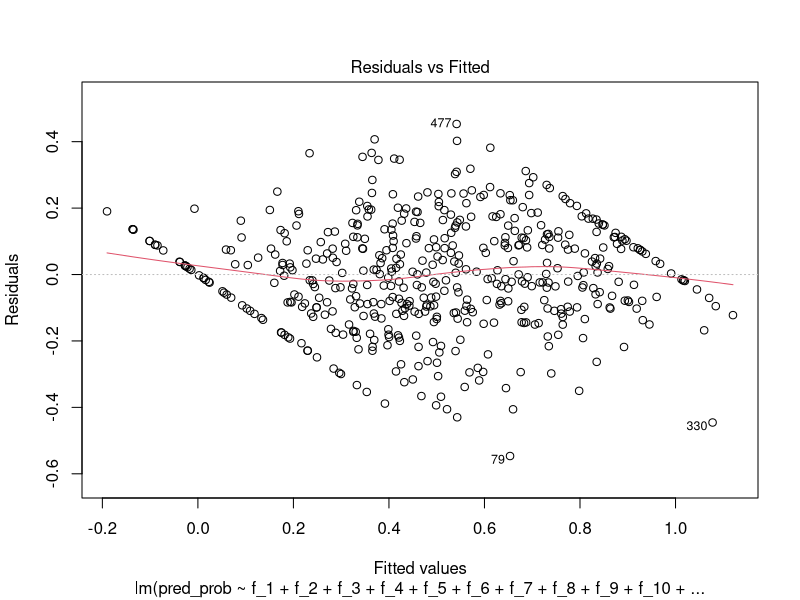
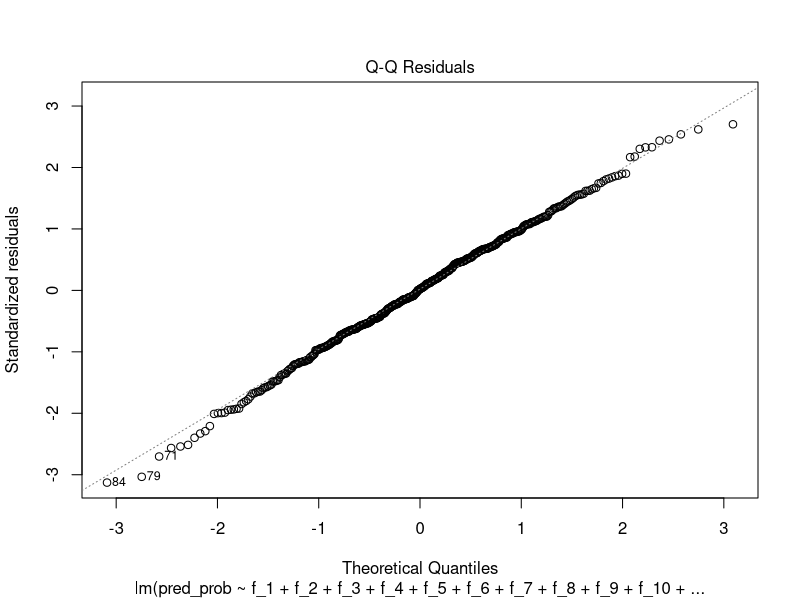
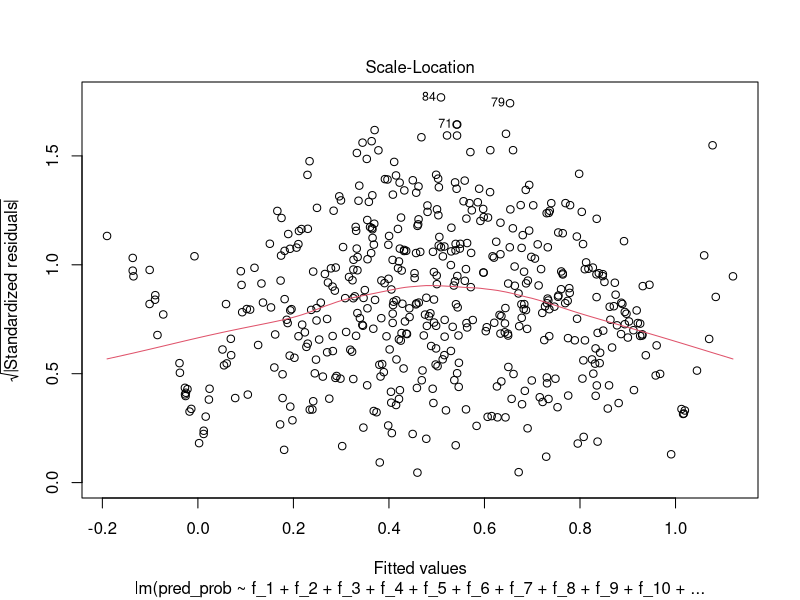
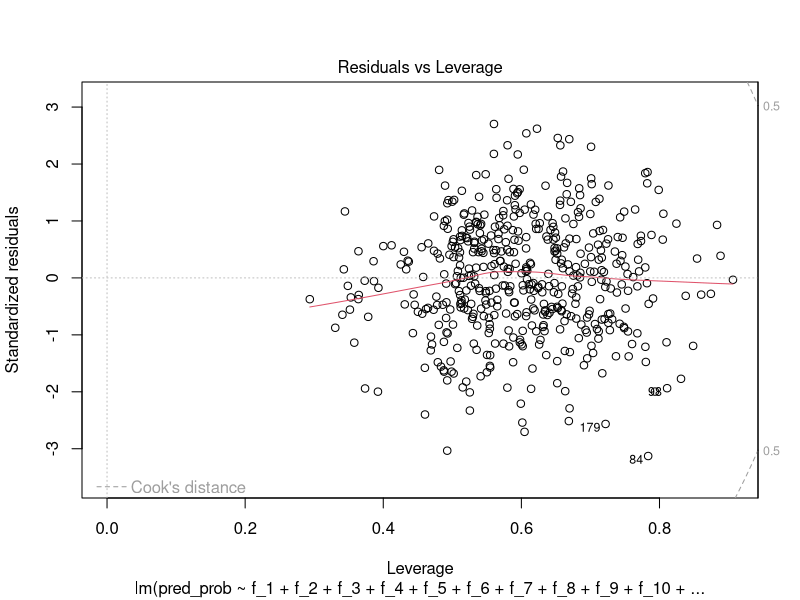
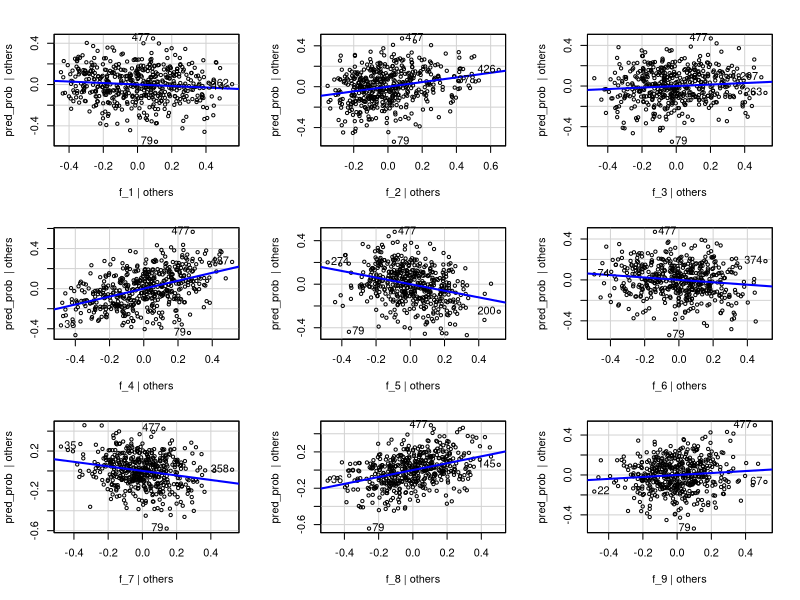
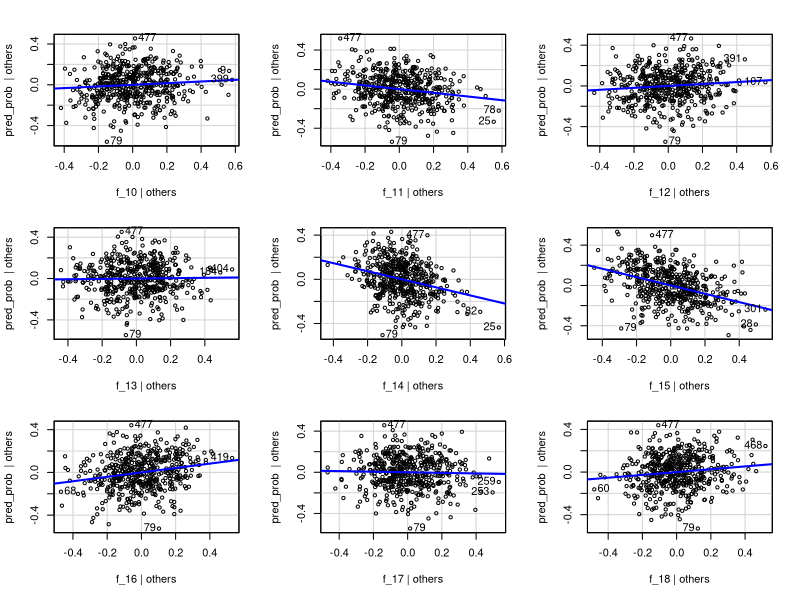
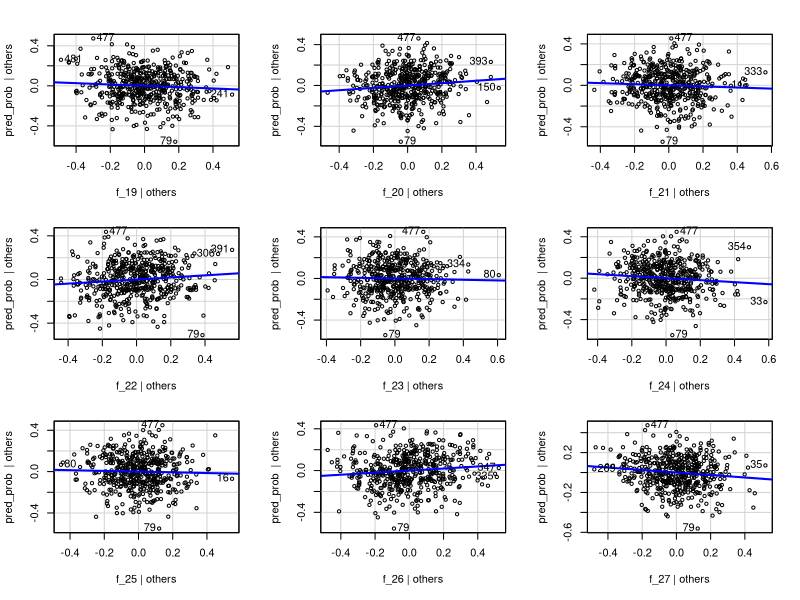
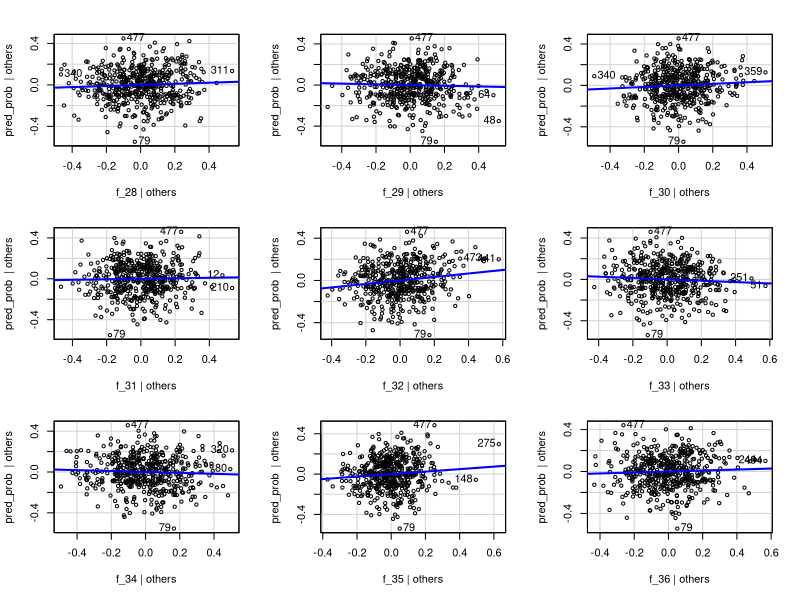

Write R code to recreate these figures, in order. (Note: this script raises an error after producing the figures.)
## ---- chunk 1
knitr::opts_chunk$set(echo = TRUE)
## ---- chunk 2
# Load the required libraries
library(tidyverse)
library(caret)
library(MASS)
library(car)


## ---- chunk 3
# Load the dataset
data <- read.csv("pca_data_300_d8.csv")  # Update with the actual CSV file name

# Display the structure of the loaded data
str(data)

## ---- chunk 4
# Load the dplyr package for data manipulation
library(dplyr)

# Normalize each feature to the range [0, 1]
normalized_data <- data %>%
  mutate(across(starts_with("f"), ~ (.-min(.)) / (max(.) - min(.))))

# Display the first few rows of the normalized data
head(normalized_data)


## ---- chunk 5
col_name <- NULL;
for (i in 1:400) {
  
  col_name <-  paste0(col_name,"f_", i,"+")
  #data[, col_name] <- boxcox(data[, paste0("Feature_", i)], lambda = NULL)$x
}
cat(col_name)
## ---- chunk 6
model_2  = lm(pred_prob ~ f_1+f_2+f_3+f_4+f_5+f_6+f_7+f_8+f_9+f_10+f_11+f_12+f_13+f_14+f_15+f_16+f_17+f_18+f_19+f_20+f_21+f_22+f_23+f_24+f_25+f_26+f_27+f_28+f_29+f_30+f_31+f_32+f_33+f_34+f_35+f_36+f_37+f_38+f_39+f_40+f_41+f_42+f_43+f_44+f_45+f_46+f_47+f_48+f_49+f_50+f_51+f_52+f_53+f_54+f_55+f_56+f_57+f_58+f_59+f_60+f_61+f_62+f_63+f_64+f_65+f_66+f_67+f_68+f_69+f_70+f_71+f_72+f_73+f_74+f_75+f_76+f_77+f_78+f_79+f_80+f_81+f_82+f_83+f_84+f_85+f_86+f_87+f_88+f_89+f_90+f_91+f_92+f_93+f_94+f_95+f_96+f_97+f_98+f_99+f_100+f_101+f_102+f_103+f_104+f_105+f_106+f_107+f_108+f_109+f_110+f_111+f_112+f_113+f_114+f_115+f_116+f_117+f_118+f_119+f_120+f_121+f_122+f_123+f_124+f_125+f_126+f_127+f_128+f_129+f_130+f_131+f_132+f_133+f_134+f_135+f_136+f_137+f_138+f_139+f_140+f_141+f_142+f_143+f_144+f_145+f_146+f_147+f_148+f_149+f_150+f_151+f_152+f_153+f_154+f_155+f_156+f_157+f_158+f_159+f_160+f_161+f_162+f_163+f_164+f_165+f_166+f_167+f_168+f_169+f_170+f_171+f_172+f_173+f_174+f_175+f_176+f_177+f_178+f_179+f_180+f_181+f_182+f_183+f_184+f_185+f_186+f_187+f_188+f_189+f_190+f_191+f_192+f_193+f_194+f_195+f_196+f_197+f_198+f_199+f_200+f_201+f_202+f_203+f_204+f_205+f_206+f_207+f_208+f_209+f_210+f_211+f_212+f_213+f_214+f_215+f_216+f_217+f_218+f_219+f_220+f_221+f_222+f_223+f_224+f_225+f_226+f_227+f_228+f_229+f_230+f_231+f_232+f_233+f_234+f_235+f_236+f_237+f_238+f_239+f_240+f_241+f_242+f_243+f_244+f_245+f_246+f_247+f_248+f_249+f_250+f_251+f_252+f_253+f_254+f_255+f_256+f_257+f_258+f_259+f_260+f_261+f_262+f_263+f_264+f_265+f_266+f_267+f_268+f_269+f_270+f_271+f_272+f_273+f_274+f_275+f_276+f_277+f_278+f_279+f_280+f_281+f_282+f_283+f_284+f_285+f_286+f_287+f_288+f_289+f_290+f_291+f_292+f_293+f_294+f_295+f_296+f_297+f_298+f_299+f_300, data = normalized_data)
summary(model_2)
## ---- chunk 7

plot(model_2)
## ---- chunk 8

residuals <- residuals(model_2)

# Create the AV plot
avPlots(model_2)

# Create the CR plot
crPlots(model_2)

## ---- chunk 9
# Apply Box-Cox transformation to the target variable (response) if needed
# For example, if you have a response variable named 'y', you can transform it like this:
# data$y_transformed <- boxcox(data$y, lambda = NULL)
# Uncomment and modify the above line based on your data

# Apply Box-Cox transformation to the features
# Assuming the transformed features are named 'Feature_1_transformed', ..., 'Feature_10_transformed'

boxcox(data[, paste0("Feature_1")], lambda = NULL)
for (i in 1:10) {
  boxcox(data[, paste0("Feature_", i)], lambda = NULL)
  #col_name <- paste0("Feature_", i, "_transformed")
  #data[, col_name] <- boxcox(data[, paste0("Feature_", i)], lambda = NULL)$x
}

# Define the list of transformed feature names
transformed_feature_names <- paste0("Feature_", 1:10, "_transformed")  # Adjust the range as needed

# Construct the formula for MLR
formula <- reformulate(transformed_feature_names, response = "y")

# Perform Multiple Linear Regression (MLR) using the transformed features
model <- lm(formula, data = data)

# Display the summary of the MLR model
summary(model)
